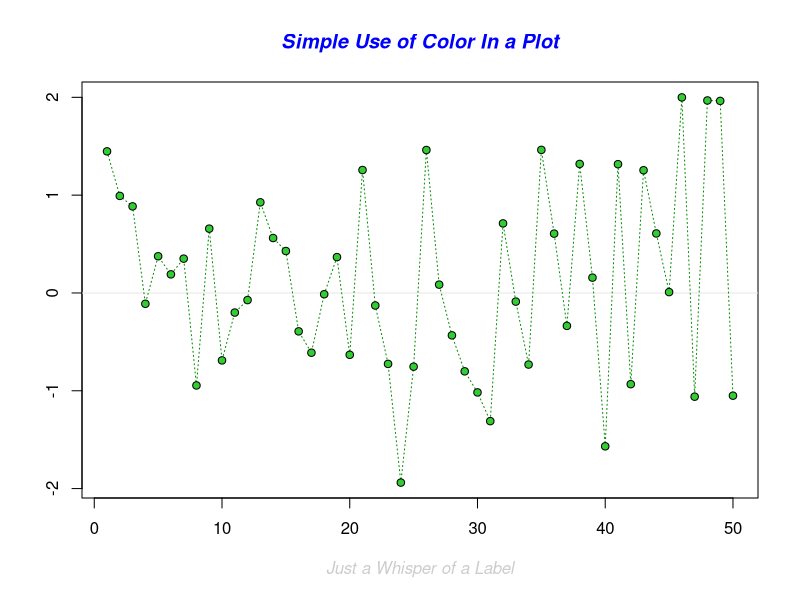
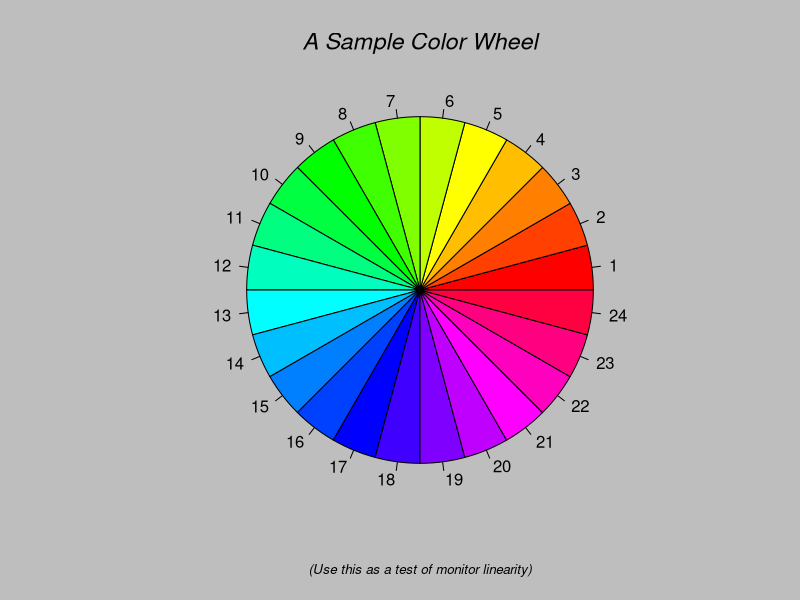
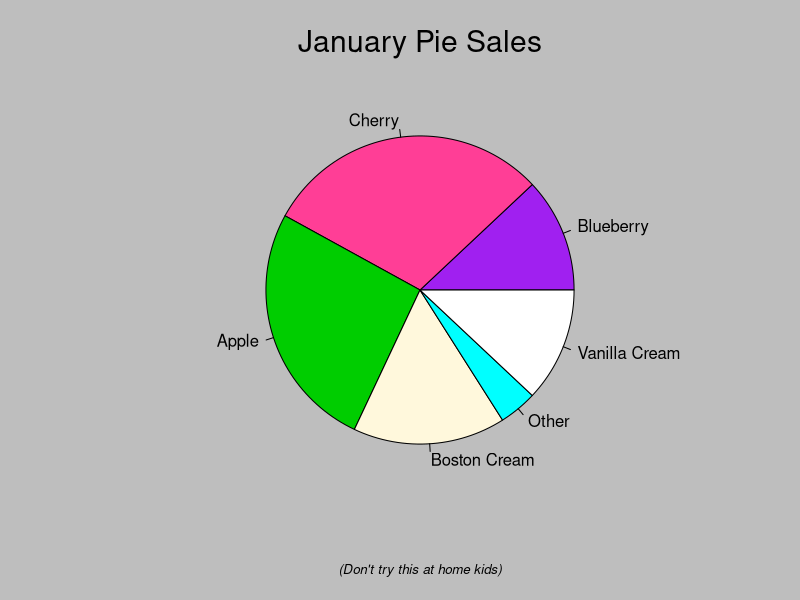
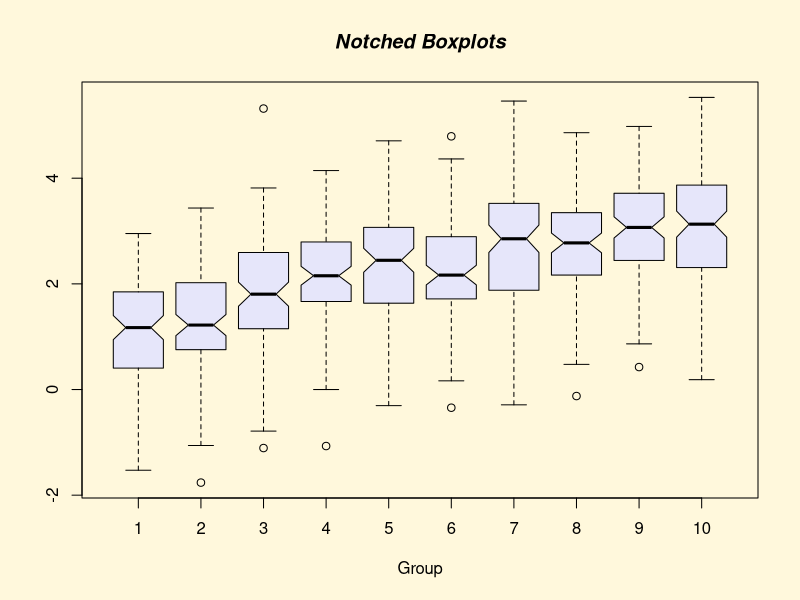
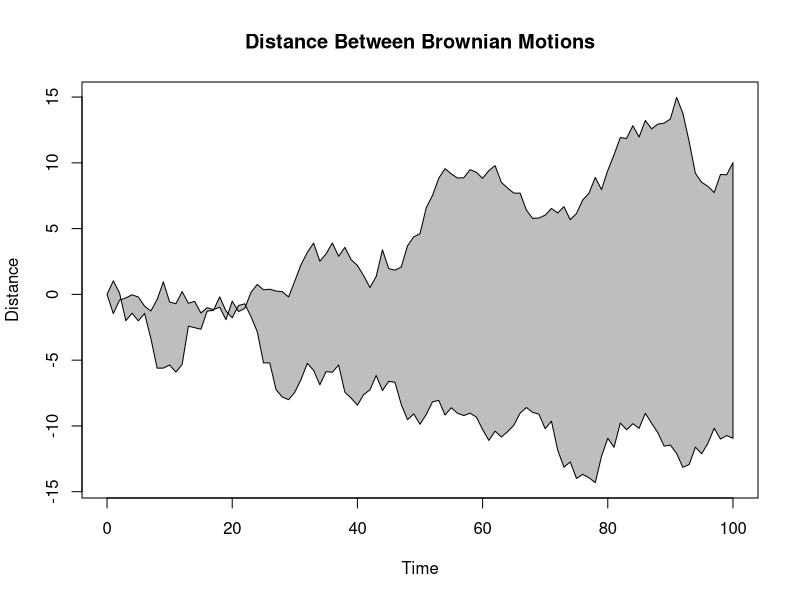
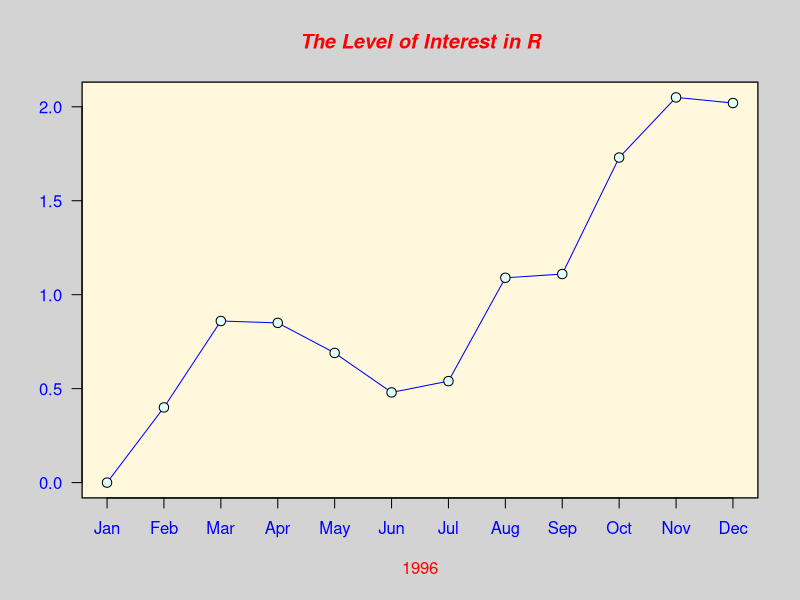
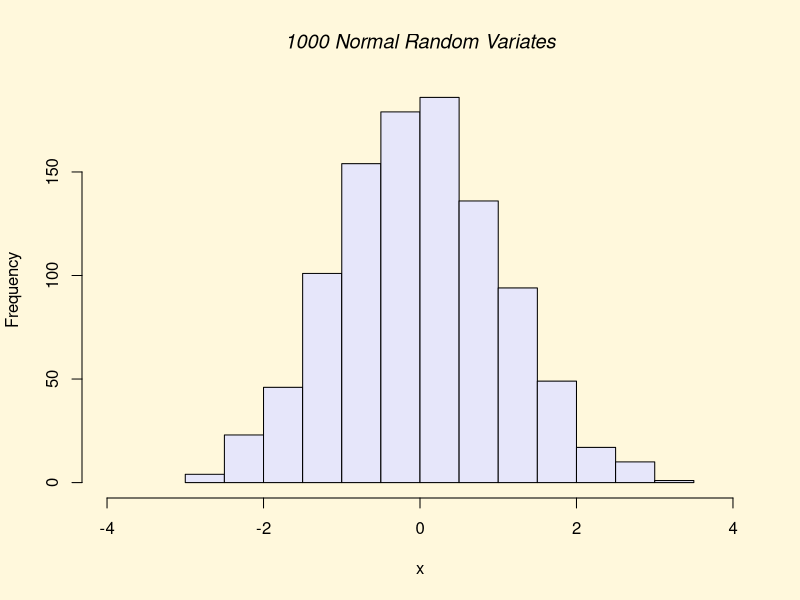
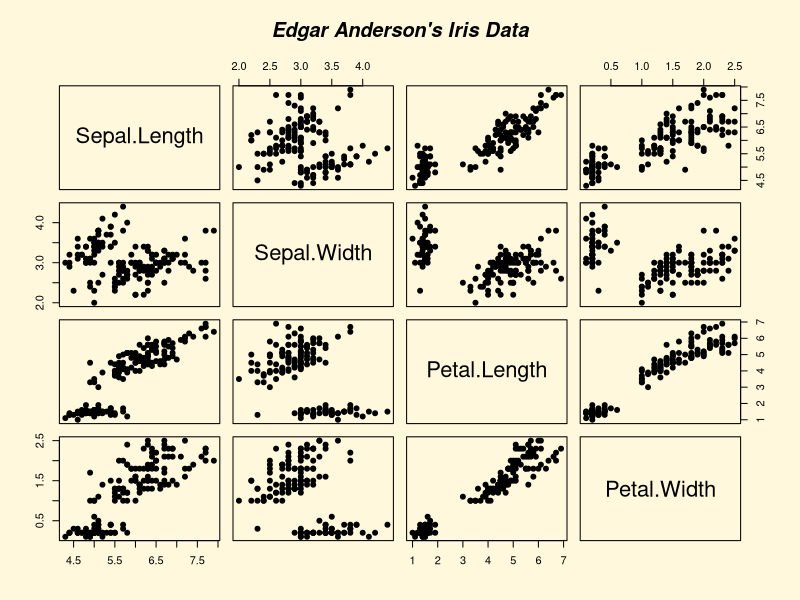

The R source for these figures, in order:
# Gráficos em R - Base Plotting System

# Configurando Diretório de Trabalho
setwd("C:/Users/Julia/Desktop/CienciaDeDados/1.Big-Data-Analytics-com-R-e-Microsoft-Azure-Machine-Learning/4.Linguagem-R-Graficos")
getwd()


# Lista de pacotes base carregados
search()


# Demo - funcao que demonstra como utilizar as funcoes de um determinado pacote (nao funciona com todos os pacotes)
demo('graphics')


# Plot Basico

# exemplo 1

x <- 5:7
y <- 8:10
plot(x, y) # cruzar informações de duas variáveis

# exemplo 2

altura <- c(145, 167, 176, 123, 150)
largura <- c(51, 63, 64, 40, 55)

plot(altura, largura)


# Plotando um DataFrame

?lynx # dataframe "lynx" contém duas colunas: "Year" (ano) e "trappings" (armadilhas), com 114 observações para cada variável

plot(lynx)
plot(lynx, ylab = 'Plots com Dataframes', xlab = '')             # adiciona um titulo ao label do eixo y
plot(lynx, ylab = 'Plots com Dataframes', xlab = 'Observações')  # adiciona um titulo ao label do eixo y e x
plot(lynx, main = 'Plots com Dataframes', col = 'red')           # adiciona um titulo e mudar a cor do traço para vermelho

plot(lynx, main = 'Plots com Dataframes', col = 'red', col.main = 52,  cex.main = 1.5) # muda a cor e o tamanho da fonte do titulo


# carregando pacote datasets (para nos exemplos abaixo)

library(datasets) 

# visao geral de histograma e boxplot

hist(warpbreaks$breaks)

airquality
transform(airquality, Month = factor(Month))

boxplot(Ozone ~ Month, airquality, xlab = 'Month', ylab = 'Ozone (ppb)')


# Especificando os parametros que podemos usar em plot(), hist() e boxplot()

# col    - cor do plot
# lty    - tipo de linha
# lwd    - largura da linha
# pch    - valor do simbolo no plot
# xlab   - label no eixo x 
# ylab   - label no eixo y
# las    - como os labels dos eixos sao orientados
# bg     - background color
# mfrow  - numero de plots por linha
# mfcool - numero de plots por coluna 

# Funcoes Basicas de Plot 

# plot()   - scatterplots (graficos de dispersao)
# lines()  - adiciona linhas ao grafico 
# points() - adiciona pontos ao grafico
# text()   - adiciona label ao grafico
# title()  - adiciona titulo ao grafico

# caso queira fazer consultas ou configurar um dos parametros, temos a funcao par()

?par
par()
par('pch')
par('lty')
par('bg')

x = 2:4
y = 1:8

plot(x, pch = 'c') # alterando o valor do simbolo no grafico


# O comando par(mfrow = c(2,2), col.axis = 'red') é usado em R para configurar o layout
# dos gráficos em uma matriz 2x2 e definir a cor dos rótulos dos eixos como vermelha.

# Explicando cada argumento:

# - mfrow é um parâmetro que define o layout dos gráficos que serão criados. No caso de mfrow = c(2,2),
#   isso significa que serão criados quatro gráficos, organizados em uma matriz de duas linhas e duas colunas.
# - col.axis é um parâmetro que define a cor dos rótulos dos eixos dos gráficos.
#   No caso de col.axis = 'red', a cor será vermelha.
# Dessa forma, quando os gráficos forem criados usando funções como plot(),
# eles serão organizados em uma matriz 2x2 e terão rótulos de eixos vermelhos.

par(mfrow = c(2,2), col.axis = 'red') # para retirar essa cong basta clicar na vassoura na area de plotagem abaixo

# Em resumo, o argumento las é usado para controlar a orientação dos rótulos dos eixos nos gráficos
# produzidos pela função plot().

plot(y, las = 0, xlab = 'xlab', ylab = 'ylab', main = 'LAS = 0')
plot(y, las = 1, xlab = 'xlab', ylab = 'ylab', main = 'LAS = 1')
plot(y, las = 2, xlab = 'xlab', ylab = 'ylab', main = 'LAS = 2')
plot(y, las = 3, xlab = 'xlab', ylab = 'ylab', main = 'LAS = 3')

legend('topright', pch = 1, col = c('blue', 'red'), legend = c('Var1', 'Var2')) # só entra no ultimo grafico

par(mfrow = c(1,1)) # voltando a exibir apenas 1 grafico


# Visualizando cores disponiveis das cores que podemos usar na linguagem r
colors()



# Salvando os graficos


# png (quando chamado a funcao png(), ele nao exibe o grafico na area de plotagem e salva direto)

# exemplo1 

png('GraficoIris2.png', width = 1000, height = 1000, res = 100)

plot(iris$Sepal.Length, iris$Petal.Length,
     col = iris$Species,
     main = 'Grafico gerado a partir de Iris')

dev.off() # fecha o dispositivo de graficos


# exemplo2 

png('GraficoAltura.png', width = 1000, height = 1000, res = 100)

times = c('Flamengo', 'Fluminense', 'Vasco', 'Botafogo', 'Avai')
df = data.frame(Altura = c(1.78, 1.82, 1.98, 1.89, 1.69),
                Peso = c(80, 92, 115, 95, 78),
                Times = factor(times, levels = c('Flamengo', 'Fluminense', 'Vasco', 'Botafogo', 'Avai')))

cores <- c('red', 'green4', 'black', 'gray', 'blue')

plot(df$Altura, df$Peso,
     col = cores, # col = df$Time escolhe as cores automaticamente
     pch = 'O',
     main = 'Grafico gerado com altura e peso da média dos times')

legend('topleft',
       legend = levels(df$Time),
       col = cores,  # col = 1:length(levels(df$Time)) - escolhe cores automaticamente
       pch = 'O')

dev.off()


# Salvando em pdf

pdf('GraficoTimesPdf.pdf')

plot(iris$Sepal.Length, iris$Petal.Length,
     col = iris$Species,
     main = 'Grafico gerado a partir de Iris')

dev.off()



# Estendendo as funcoes do plot

install.packages('plotrix') # permite acessorios personalizados para plotagem
library(plotrix)

?plotrix

# definindo area de plotagem para 1 grafico por imagem e cor vermelho

par(mfrow = c(1,1), col.axis = 'red')

plot(1:6, las = 3, xlab = 'lty 1:6', ylab = '', main = 'Mais opcoes ao plot')
ablineclip(v=1, lty=1, col='sienna2', lwd=8) # adiciona uma linha vertical na posição x = 1 com estilo de linha sólida (lty = 1), cor sienna2 e espessura de linha 2.
ablineclip(v=2, lty=1, col='green3', lwd=2)
ablineclip(v=3, lty=1, col='sienna2', lwd=2)
ablineclip(v=4, lty=1, col='sienna2', lwd=2)
ablineclip(v=5, lty=1, col='sienna2', lwd=2)
ablineclip(v=6, lty=1, col='sienna2', lwd=2)
ablineclip(v=7, lty=1, col='sienna2', lwd=2)


plot(lynx)
plot(lynx, type='p', main='Type p') # grafico com pontos
plot(lynx, type='l', main='Type l') # grafico com linhas (padrao)
plot(lynx, type='b', main='Type b') # grafico com linhas e alguns pontos
plot(lynx, type='o', main='Type o') # grafico com linhas continuas e alguns pontos
plot(lynx, type='h', main='Type h') # grafico com linhas na vertical
plot(lynx, type='s', main='Type s') # grafico com linhas com degraus
plot(lynx, type='n', main='Type n') # limpando completamente o grafico



# Outros exemplos de graficos

# Dois plots juntos

# definindo area de plotagem (define as margens (em unidades de linhas de texto) do gráfico para 4 linhas na parte inferior, 3 linhas à esquerda, 3 linhas na parte superior e 3 linhas à direita. Também define a cor dos rótulos dos eixos como preto.)

par(mar = c(4,3,3,3), col.axis = 'black')


plot(cars$speed, type='s',
     col='red', bty='n',
     xlab='Cars ID', ylab='')
text(8, 14, 'Velocidade', cex=0.85, col='red')

par(new=T)                                                         # A função par(new = TRUE) é usada em conjunto com a função plot() para sobrepor um gráfico existente com um novo gráfico. Quando par(new = TRUE) é definido, o novo gráfico é sobreposto no gráfico anterior em vez de substituí-lo. 

plot(cars$dist, type = 's',
     col='darkblue', bty='n',
     ann=F, axes=F)
axis(side=4)                                                       # Resumindo, ann=F e axes=F são usados para personalizar o gráfico removendo as anotações padrão e os eixos e adicionando eixos personalizados usando a função axis().
text(37, 18, 'Distancia', cex=0.85, col='darkblue')

title(main='Velocidade x Distancia')



# Plots a partir de datasets

df <- read.csv('pibpercap.csv', stringsAsFactors = F)              # Em resumo, o parâmetro stringsAsFactors controla se as colunas de texto em um arquivo de dados devem ser lidas como fatores ou caracteres simples em R.
View(df)

df_1982 <- subset(df, ano == 1982)                                 # A função subset() é usada para extrair uma parte dos dados de um dataframe com base em uma ou mais condições especificadas.
View(df_1982)

plot(expectativa ~ pibpercap, data = df_1982, log = 'x')           #gráfico de dispersão usando a função plot() com a variável expectativa no eixo y e a variável pibpercap no eixo x. A opção data = df_1982 informa que os dados usados para o gráfico são do dataframe df_1982. Além disso, a opção log = 'x' é usada para transformar o eixo x em uma escala logarítmica. Isso significa que a distância entre os valores no eixo x não será uniforme, mas aumentará exponencialmente à medida que nos afastamos da origem.

# Nomeando as colunas

mycol <- c(Asia = 'tomato', Europe = 'chocolate4', Africa = 'dodgerblue2',
           Amercias = 'darkgoldenrod1', Oceania = 'green4')

plot(expectativa ~ pibpercap, data = df_1982, log = 'x', col = mycol[continente])
legend('bottomright', legend = names(mycol), fill = mycol, title = 'Continente')
